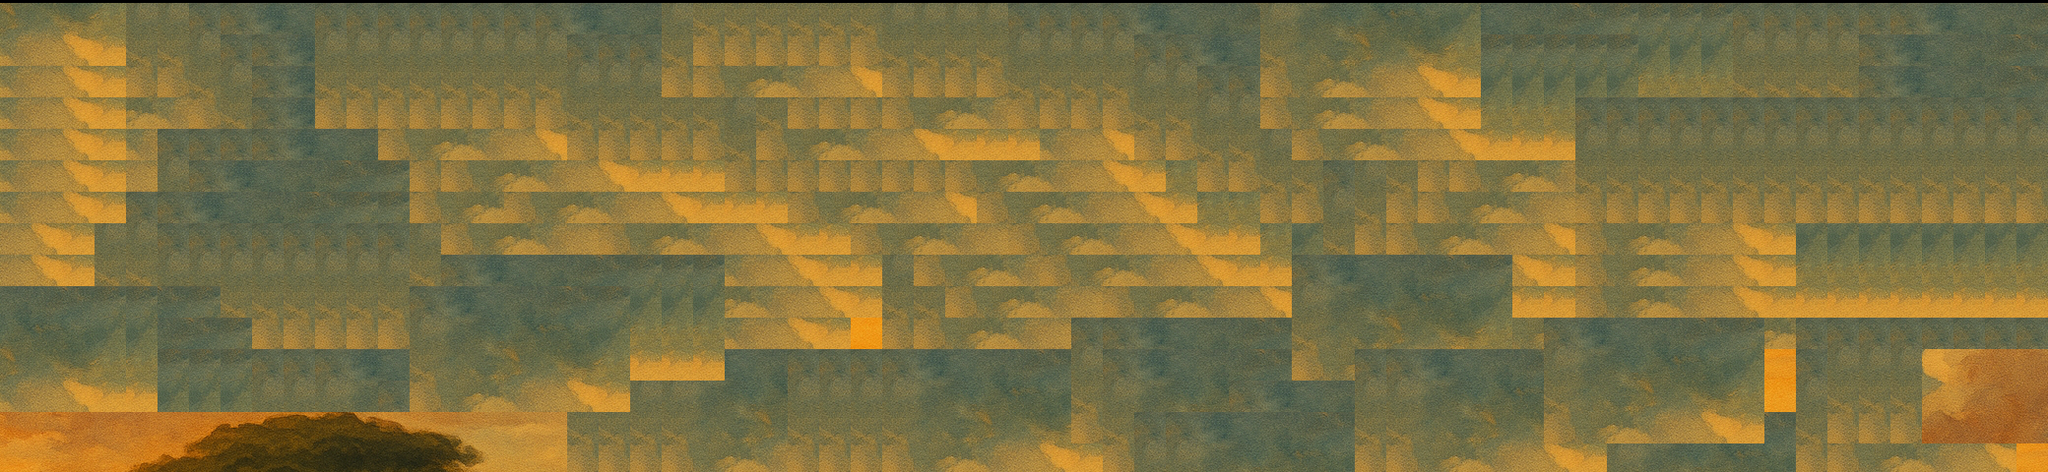

This is a level from a 2D game, rendered from its Tiled map with the project's own tilesets. A one-line summary and the map file follow, with tile-layer data summarised:
An orthogonal 130x30 tile map with 16x16 px tiles, 1 tile layer (Calque de Tuiles 1).

<map version="1.10" tiledversion="1.11.2" orientation="orthogonal" renderorder="right-down" width="130" height="30" tilewidth="16" tileheight="16" infinite="0" nextlayerid="5" nextobjectid="7">
 <tileset firstgid="1" source="terrain.tsx" />
 <layer id="1" name="Calque de Tuiles 1" width="130" height="30">
  <data>[3900 cells, 3900 non-empty, 3900 distinct tile ids]</data>
 </layer>
 <objectgroup id="2" name="Actors" />
 <objectgroup id="3" name="Obstacles" />
 <objectgroup id="4" name="Decorations" />
</map>